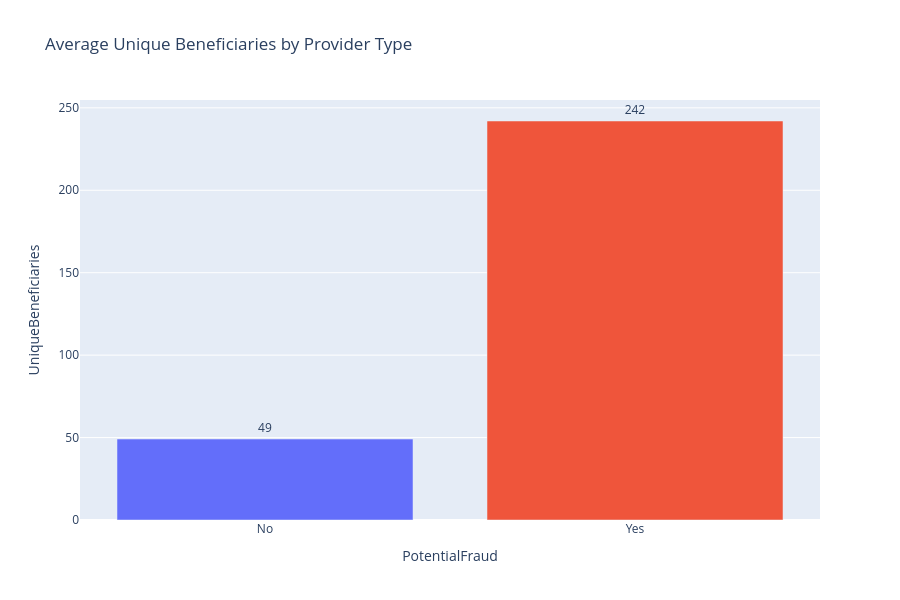

Here is the notebook cell this chart was saved with:
### Markdown cell above
## Claims and Beneficiary Volume Comparison

### Code cell
fig = px.bar(
    claim_summary.reset_index(),
    x="PotentialFraud",
    y="UniqueBeneficiaries",
    color="PotentialFraud",
    title="Average Unique Beneficiaries by Provider Type",
    text="UniqueBeneficiaries"
)
fig.update_traces(
    texttemplate="%{text:.0f}",
    textposition="outside"
)
fig.update_layout(width=900, height=600, showlegend=False)
fig.show()

### Figure 1 — Plotly figure (JSON) as saved in the notebook; plotly's stock layout.template omitted (floating-point values rounded to 4 significant figures)
{"data": [{"hovertemplate": "PotentialFraud=%{x}<br>UniqueBeneficiaries=%{text}<extra></extra>", "legendgroup": "No", "marker": {"color": "#636efa", "pattern": {"shape": ""}}, "name": "No", "orientation": "v", "showlegend": true, "text": [49.11], "textposition": "outside", "texttemplate": "%{text:.0f}", "type": "bar", "x": ["No"], "xaxis": "x", "y": [49.11], "yaxis": "y"}, {"hovertemplate": "PotentialFraud=%{x}<br>UniqueBeneficiaries=%{text}<extra></extra>", "legendgroup": "Yes", "marker": {"color": "#EF553B", "pattern": {"shape": ""}}, "name": "Yes", "orientation": "v", "showlegend": true, "text": [242.0], "textposition": "outside", "texttemplate": "%{text:.0f}", "type": "bar", "x": ["Yes"], "xaxis": "x", "y": [242.0], "yaxis": "y"}], "layout": {"barmode": "relative", "height": 600, "legend": {"title": {"text": "PotentialFraud"}, "tracegroupgap": 0}, "showlegend": false, "title": {"text": "Average Unique Beneficiaries by Provider Type"}, "width": 900, "xaxis": {"anchor": "y", "categoryarray": ["No", "Yes"], "categoryorder": "array", "domain": [0, 1], "title": {"text": "PotentialFraud"}}, "yaxis": {"anchor": "x", "domain": [0, 1], "title": {"text": "UniqueBeneficiaries"}}}}
